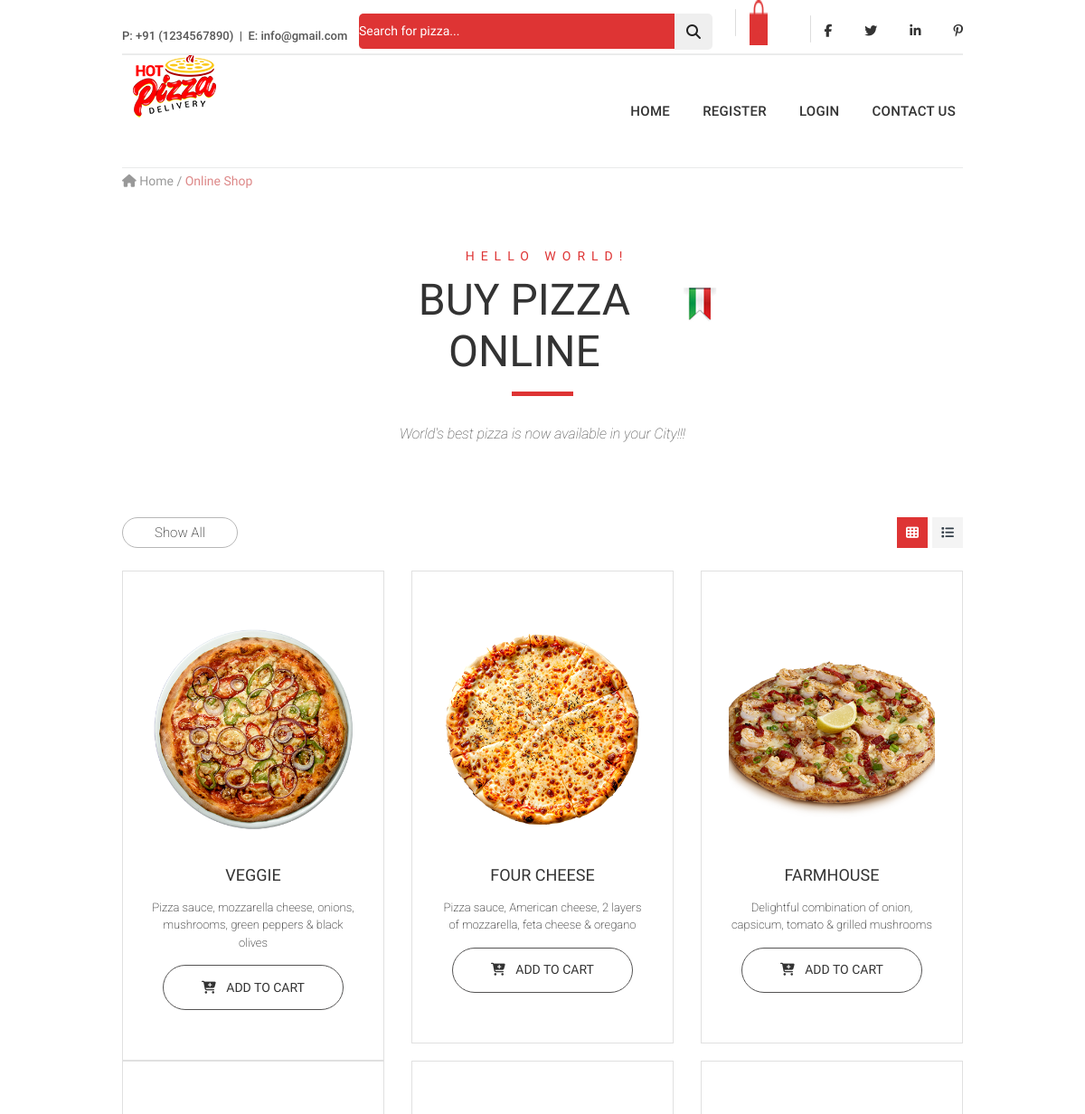
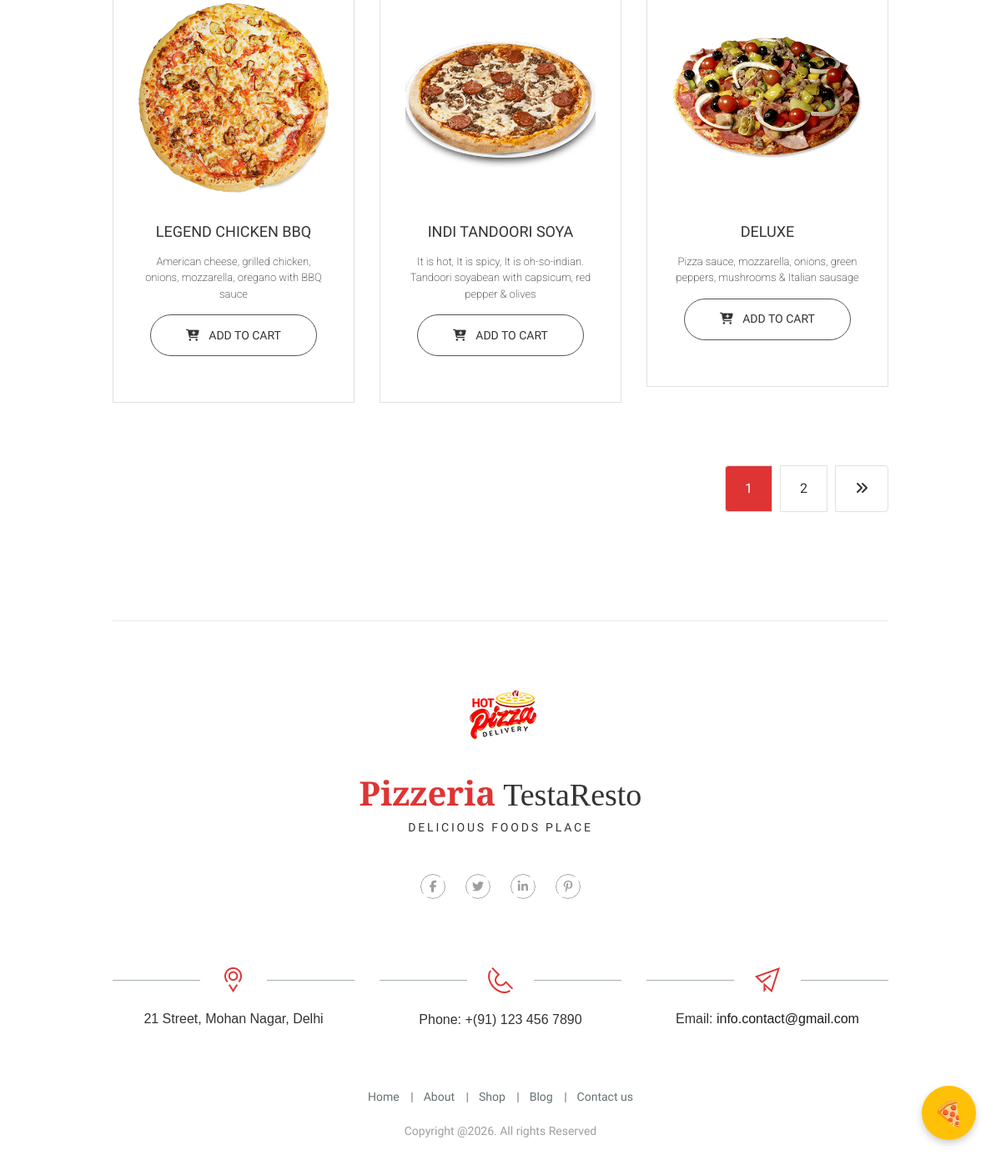
The page / on the database its author committed (2 pictures, top to bottom).
### product/models.py (models this page shows, shortened)
class Product(models.Model):
    name = models.CharField(max_length=100,unique=True)
    slug = models.SlugField(max_length=100,unique=True)
    short_description = models.TextField(max_length=300,blank=True)
    description = models.TextField(blank=True)
    category = models.ForeignKey(Category,on_delete=models.CASCADE)
    image = models.ImageField(upload_to='products',blank=True)
    price = models.DecimalField(max_digits=10,decimal_places=2,default='',blank=True,null=True)
    created = models.DateTimeField(auto_now_add=True)
    updated = models.DateTimeField(auto_now=True)
    class Meta:
        ordering = ('name',)
        verbose_name = 'product'
        verbose_name_plural = 'products'

### product/views.py (the view)
# urls.py: path('', views.index,name="home"),
def index(request):
    products = Product.objects.order_by('-category')
    paginator = Paginator(products, 6)
    page_number = request.GET.get('page')
    page_obj = paginator.get_page(page_number)
    context = {
        'products': page_obj,
    }
    return render(request,'product/index.html',context)

### product/templates/product/index.html (shortened to what this page needs)
{% extends 'product/base.html' %}
{% load static %}
{% block content%}
    <div class="container">
        <div class="pizza_breadcrumb">
            <a href="index.html"><i class="fa fa-home"></i> Home</a> / <span>Online Shop</span>
        </div>
        <section class="shop_title">
            <div class="piz_title">
                <div class="small_title"><h3>hello world!</h3></div>
                <div class="big_title"><h1 class="shop_big_title">buy pizza online</h1><img src="{% static 'product/img/title_icon.png'%}"></div>
            </div>
            <div class="title_devider">
                <p class="line"></p>
            </div>
            <div class="under_title">
            <p>World's best pizza is now available in your City!!!</p>
            </div>
        </section>
        <section class="products">
            <div class="row">
                <div class="col-md-12">
                    <div class="row bottom">
                        <div class="filter_box bottom-15">
                            <div class="left">
                                <div class="buttons_filter">
                                   <a href="{% url 'home'%}"> <button type="button" class="btn btn-outline-primary">Show All</button></a>
                                </div>
                            </div>
                            <div class="right full">
                                <div class="tabs2-wrapper">
                                    <ul class="tabs clearfix" data-tabgroup="second-tab-group">
                                        <li class="active"><a href="#tabs2-1"><i class="fa fa-th"></i></a></li>
                                        <li><a href="#tabs2-2"><i class="fa fa-list"></i></a></li>
                                    </ul>
                                </div>
                            </div>
                        </div>
                    </div>
                </div>
            </div>
            <div id="second-tab-group" class="tabgroup">
                <div id="tabs2-1">
                    <div class="row">
                    <div class="col-md-12">
                        <div class="row full_shop">
                            {% for product in products %}
                            <div class="col-md-4">
                                <div class="product_block m-right">
                                    <a href="{% url 'product_detail' product.id %}">
                                        <div class="pizza_full"><img src="{{product.image.url}}" class="img-fluid"></div>
                                        <h3>{{product.name}}</h3>
                                        <p class="description_full">{{product.short_description}}</p>
                                    </a>
                                    <a href="{% url 'product_detail' product.id %}">
                                    <button type="button" class="btn btn-outline-primary full_but"><i class="fa fa-cart-plus"></i> add to cart</button></a>
                                </div>
                            </div>
                            {% endfor %}
                        </div>
                        <ur class="pagination right">
                            <li class="page-item">
                                <a class="page-link active" href="#">{{products.number}}</a>
                            </li>
                            {% if products.has_next %}
                            <li class="page-item">
                                <a class="page-link" href="?page={{products.next_page_number}}">{{products.next_page_number}}</a>
                            </li>
                            <li class="page-item">
                                <a class="page-link" href="?page={{products.paginator.num_pages}}"><i class="fa fa-angle-double-right"></i></a>
                            </li>
                            {% endif %}
                        </ur>
                    </div>
                    </div>
                </div>
            </div>
        </section>
    </div>
{% endblock%}

### product/templates/product/base.html (shortened to what this page needs)
{% load static %} {% load crispy_forms_tags %}
<!DOCTYPE html>
<html lang="en">
  <head>
    <link href="{% static 'product/css/bootstrap.css' %}" rel="stylesheet" />
    <link href="{% static 'product/css/superslides.css' %}" rel="stylesheet" />
    <link href="{% static 'product/css/font-awesome.css' %}" rel="stylesheet" />
    <link rel="stylesheet" href="{% static 'product/css/owl.carousel.css' %}" />
    <link rel="stylesheet" href="{% static 'product/css/owl.theme.default.min.css' %}" />
    <link href="{% static 'product/css/navigation.css' %}" rel="stylesheet" />
    <link rel="stylesheet" href="{% static 'product/css/reset.css' %}" />
    <link rel="stylesheet" href="{% static 'product/css/style.css' %}" />
  </head>
  <body>
    <div id="main">
      <div class="header-v3">
        <div class="container">
          <div class="menu-top desktop-top" style="display: flex; justify-content: space-between; align-items: center; padding: 12px 0; border-bottom: 1px solid #eee;">
            <div class="left_block">
              <div class="phone_email" style="font-weight: 500; color: #555;">
                P: +91 (1234567890) &nbsp;|&nbsp; E: info@gmail.com
              </div>
            </div>
            <div class="right_block" style="display: flex; align-items: center; gap: 25px;">
              <div class="my_search">
                <form class="search clearfix" action="{% url 'search' %}" method="GET" style="margin: 0;">
                  <div class="input-group" style="display: flex; align-items: center;">
                    <input type="text" name="title" class="form-control" placeholder="Search for pizza..." style="width: 350px; height: 40px; border-radius: 5px 0 0 5px; box-shadow: none;" />
                    <div class="input-group-append">
                      <button type="submit" class="btn btn-outline-primary-gry" style="height: 40px; border-radius: 0 5px 5px 0; display: flex; align-items: center;">
                        <i class="fa fa-search"></i>
                      </button>
                    </div>
                  </div>
                </form>
              </div>
              <div class="my_cart_wrapper">
                <div class="my_cart_button" style="display: flex; align-items: center; gap: 10px;">
                  <a href="#" style="position: relative; display: flex; align-items: center; text-decoration: none;">
                    <img class="pizza_cart" src="{% static 'product/img/cart-btn.png' %}" width="20px" height="15px" />
                  </a>
                </div>
              </div>
              <div class="top_social" style="display: flex; align-items: center;">
                <ul style="display: flex; gap: 12px; list-style: none; padding: 0; margin: 0;">
                  <li><a href="#"><i class="fab fa-facebook-f" style="color: #333;"></i></a></li>
                  <li><a href="#"><i class="fab fa-twitter" style="color: #333;"></i></a></li>
                  <li><a href="#"><i class="fab fa-linkedin-in" style="color: #333;"></i></a></li>
                  <li><a href="#"><i class="fab fa-pinterest-p" style="color: #333;"></i></a></li>
                </ul>
              </div>
            </div>
          </div>
          <div class="header-inner_1 clearfix">
            <header class="header_bg">
              <div class="logo">
                <a href="{% url 'home' %}">
                  <img src="{% static 'product/img/logo.png' %}" />
                </a>
              </div>
            </header>
            <nav id="navigation" class="navigation clearfix">
              <div class="navigation-body">
                <ul class="navigation-menu">
                  <li class="navigation-item"><a class="navigation-link" href="{% url 'home' %}">Home</a></li>
                  {% if request.user.is_authenticated %}
                  <li class="navigation-item">
                    <a class="navigation-link" href="#">Welcome, {{request.user.first_name}}</a>
                    <ul class="navigation-dropdown">
                      <li class="navigation-dropdown-item"><a class="navigation-dropdown-link" href="{% url 'my_dashboard' %}">My Dashboard</a></li>
                      <li class="navigation-dropdown-item"><a class="navigation-dropdown-link" href="{% url 'signout' %}">Log Out</a></li>
                    </ul>
                  </li>
                  {% else %}
                  <li class="navigation-item"><a class="navigation-link" href="{% url 'signup' %}">Register</a></li>
                  <li class="navigation-item"><a class="navigation-link" href="{% url 'signin' %}">Login</a></li>
                  {% endif %}
                  <li class="navigation-item"><a class="navigation-link" href="contact.html">Contact us</a></li>
                </ul>
              </div>
            </nav>
          </div>
        </div>
      </div>
      {% block content%} {% endblock %}
      <footer>
        <div class="bot1-wrapper top_margin_80">
          <div class="container">
            <div class="bot1 clearfix">
              <div class="logo2_wrapper">
                <img
                  src="{% static 'product/img/logo2_wrapper.png' %}"
                  alt=""
                  class="img-fluid"
                />
                <div class="logo_title">
                  <div class="bottom_logo">
                    <span>Pizzeria</span> TestaResto
                  </div>
                  <div class="bottom_logo_desc">delicious foods place</div>
                </div>
              </div>
              <div class="social-footer-wrapper">
                <ul class="social-footer clearfix">
                  <li>
                    <a href="#"><i class="fab fa-facebook-f"></i></a>
                  </li>
                  <li>
                    <a href="#"><i class="fab fa-twitter"></i></a>
                  </li>
                  <li>
                    <a href="#"><i class="fab fa-linkedin-in"></i></a>
                  </li>
                  <li>
                    <a href="#"><i class="fab fa-pinterest-p"></i></a>
                  </li>
                </ul>
              </div>
            </div>
          </div>
        </div>
        <div class="bot2-wrapper">
          <div class="container">
            <div class="bot2 clearfix">
              <div class="row">
                <div class="col-md-4">
                  <div class="contact-us-block">
                    <figure>
                      <img
                        src="{% static 'product/img/ic1.png' %}"
                        alt=""
                        class="img-fluid"
                      />
                    </figure>
                    <div class="txt1">
                      21 Street, Mohan Nagar, Delhi
                    </div>
                  </div>
                </div>
                <div class="col-md-4">
                  <div class="contact-us-block">
                    <figure>
                      <img
                        src="{% static 'product/img/ic2.png' %}"
                        alt=""
                        class="img-fluid"
                      />
                    </figure>
                    <div class="txt1">Phone: +(91) 123 456 7890</div>
                  </div>
                </div>
                <div class="col-md-4">
                  <div class="contact-us-block">
                    <figure>
                      <img
                        src="{% static 'product/img/ic3.png' %}"
                        alt=""
                        class="img-fluid"
                      />
                    </figure>
                    <div class="txt1">
                      Email: <a href="#">info.contact@gmail.com</a>
                    </div>
                  </div>
                </div>
              </div>
            </div>
          </div>
        </div>
        <div class="bot3-wrapper">
          <div class="container">
            <div class="bot3 clearfix">
              <ul class="menu-bot">
                <li><a href="#">Home</a></li>
                <li><a href="#">About</a></li>
                <li><a href="#">Shop</a></li>
                <li><a href="#">Blog</a></li>
                <li><a href="#">Contact us</a></li>
              </ul>
              <div class="copyrights">Copyright @2026. All rights Reserved</div>
            </div>
          </div>
        </div>
      </footer>
    </div>
    <button id="chatbot-toggle-btn" style="position: fixed; bottom: 30px; right: 30px; border-radius: 50%; width: 65px; height: 65px; background-color: #ffc107; border: none; box-shadow: 0 4px 8px rgba(0,0,0,0.2); cursor: pointer; z-index: 1000; display: flex; justify-content: center; align-items: center;">
    <span style="font-size: 30px;">🍕</span>
</button>
  </body>
</html>

### product/static/product/css/navigation.css (style rules this page uses)
.navigation { display: -ms-flexbox; display: flex; -ms-flex-align: initial; align-items: initial; width: 100%; min-height: 60px; padding: 0; position: relative; line-height: initial; font-family: inherit; box-sizing: border-box; background-color: #333333; transition: background 0.3s; }
@media (min-width: 1000px) { .navigation { height: auto; } }
.navigation *, .navigation *:before, .navigation *:after { box-sizing: border-box; -webkit-tap-highlight-color: transparent; text-decoration: none; }
.navigation-body { width: 100%; height: 100%; position: fixed; top: 0; left: -100%; overflow-x: hidden; overflow-y: auto; background-color: #333333; z-index: 20000; transition: left 0.8s cubic-bezier(0.1, 0.1, 0.1, 0.1), right 0.8s cubic-bezier(0.1, 0.1, 0.1, 0.1); }
@media (min-width: 500px) { .navigation-body { width: 320px; } }
@media (min-width: 1000px) { .navigation-body { display: -ms-flexbox; display: flex; -ms-flex-align: center; align-items: center; width: 100%; position: relative; left: auto; overflow: visible; z-index: auto; background-color: transparent; transition: all 0s ease 0s; } }
.navigation-body.scroll-momentum { -webkit-overflow-scrolling: touch; }
.navigation-menu { width: 100%; margin: 0; padding: 0; list-style: none; font-size: 0rem; display: inline-block; float: left; }
@media (min-width: 1000px) { .navigation-menu { width: auto; display: -ms-flexbox; display: flex; -ms-flex-align: center; align-items: center; } }
@media (min-width: 1000px) { .navigation .navigation-menu { -ms-flex-item-align: stretch; align-self: stretch; -ms-flex-align: stretch; align-items: stretch; } }
.navigation-item { width: 100%; margin: 0; float: left; display: inline-block; }
@media (min-width: 1000px) { .navigation-item { width: auto; } }
.navigation-link { width: 100%; padding: 13px 16px; display: -ms-flexbox; display: flex; -ms-flex-align: center; align-items: center; position: relative; font-size: 14px; letter-spacing: 0.3px; color: #d1d1d1; text-decoration: none !important; border-bottom: solid 1px #404040; transition: border-color 0.3s, color 0.3s, background 0.3s; }
@media (min-width: 1000px) { .navigation-item:last-child .navigation-link { border-top: none; border-bottom: none; } }
@media (min-width: 1000px) { .navigation-link { height: 100%; padding: 10px 16px; line-height: 60px; border: none; } }

### rows shown on the page
Product: image (picture), name "VEGGIE", short_description "Pizza sauce, mozzarella cheese, onions, mushrooms, green peppers & black olives"
Product: image (picture), name "FOUR CHEESE", short_description "Pizza sauce, American cheese, 2 layers of mozzarella, feta cheese & oregano"
Product: image (picture), name "FARMHOUSE", short_description "Delightful combination of onion, capsicum, tomato & grilled mushrooms"
Product: image (picture), name "LEGEND CHICKEN BBQ", short_description "American cheese, grilled chicken, onions, mozzarella, oregano with BBQ sauce"
Product: image (picture), name "INDI TANDOORI SOYA", short_description "It is hot, It is spicy, It is oh-so-indian. Tandoori soyabean with capsicum, red pepper & olives"
Product: image (picture), name "DELUXE", short_description "Pizza sauce, mozzarella, onions, green peppers, mushrooms & Italian sausage"

### other values the page prints
{{ products.number }} "1"
{{ products.next_page_number }} "2"
